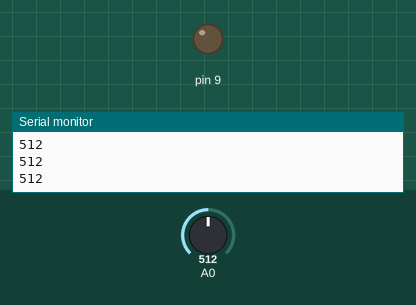
Simulated run of this sketch. Board: Arduino Uno, built with avr-gcc and run on an emulated ATmega328P. Parts: output pins drawn as LEDs (lit = HIGH), the last lines printed to the serial monitor. The test bench sets the inputs (shaded band); at power-on: A0 = 512.

Above: at 1.2 s.
1.3 s: A0 set to 982
2.8 s: A0 set to 1009
At 3.3 s:
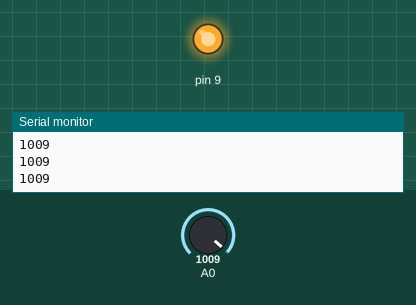
4.3 s: A0 set to 990
At 5.5 s:
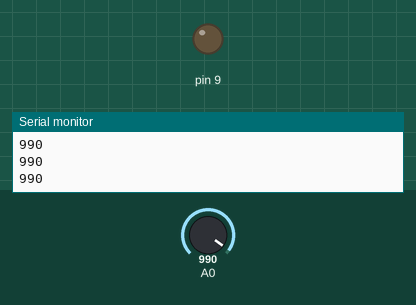
5.8 s: A0 set to 1010
At 6.7 s:
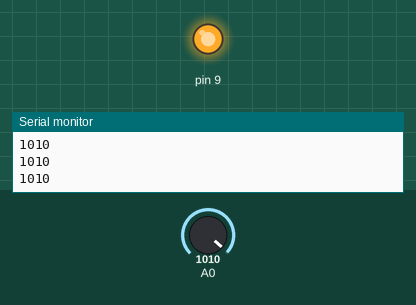
Timing chart, 0 to 8.3 s (numbered marks = the images above; inputs shaded):
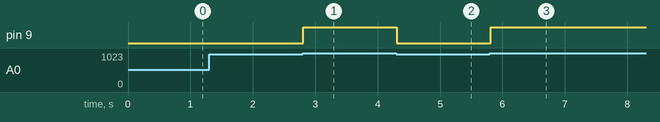

Measured:
- the behaviour switches between 1000 and 1001 on A0 (found by bisection; images 0 and 1)
- after the input at 2.8 s, pin 9: LOW → HIGH at once
- after the input at 4.3 s, pin 9: HIGH → LOW at once
- after the input at 5.8 s, pin 9: LOW → HIGH at once

The sketch:

sketch_jan31b.ino
```cpp
int sensorValue = 0;
void setup()
{
  pinMode(A0, INPUT);
  pinMode(9, OUTPUT);
  Serial.begin(9600);
}
void loop()
{
  // read the value from the sensor
  sensorValue = analogRead(A0);
  // print the sensor reading so you know its range
  Serial.println(sensorValue);

   if (sensorValue>1000){
    digitalWrite(9, HIGH);
   }else{
    digitalWrite(9, LOW);
   }
}
```
